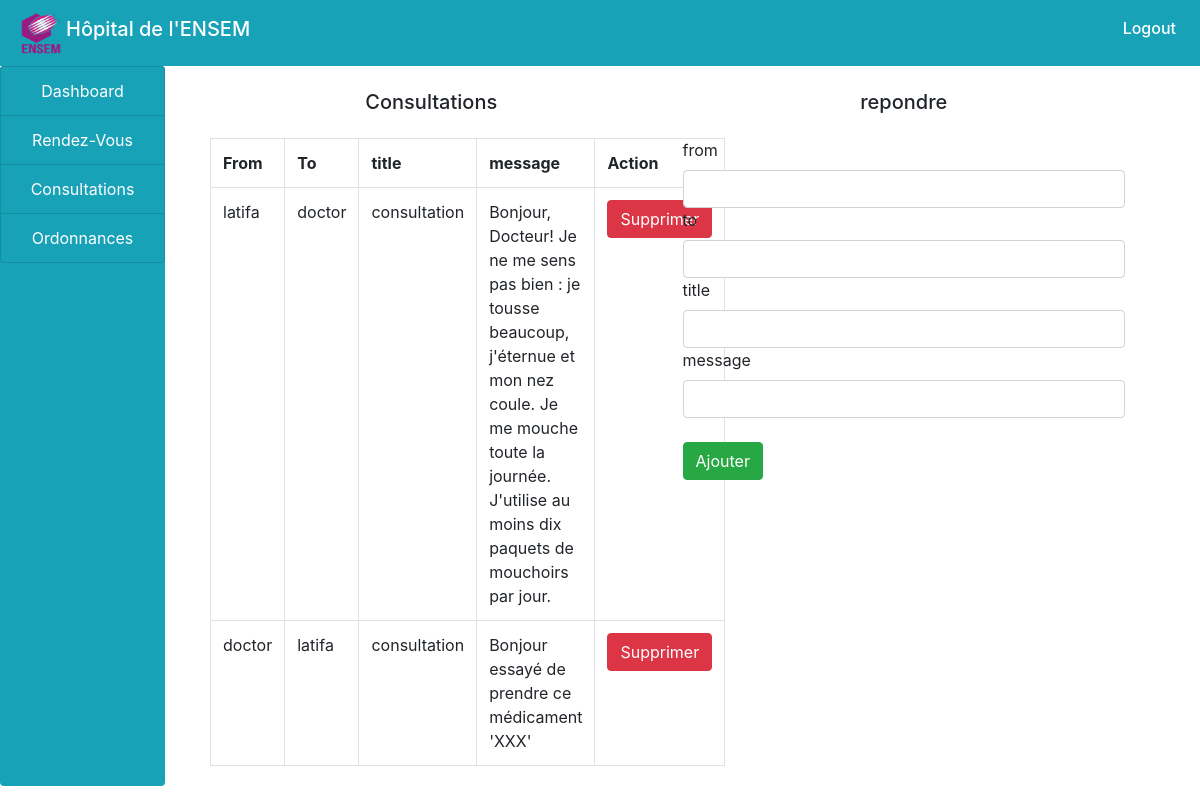
/Cabinet_Médical/patient/message.php, run on the app's committed database.
### tables this page shows
CREATE TABLE `consultation` (
  `ID` int(11) NOT NULL AUTO_INCREMENT,
  `username` varchar(50) NOT NULL,
  `title` varchar(50) NOT NULL,
  `message` varchar(200) NOT NULL,
  `date_send` varchar(100) NOT NULL,
  `profile` varchar(100) NOT NULL,
  `from` varchar(100) NOT NULL,
  `to` varchar(100) NOT NULL,
  PRIMARY KEY (`ID`)
);

### Cabinet_Médical/patient/message.php (the view, shortened to what this page needs)
<!doctype html>
<html >
<head>
</head>
<body>
  <?php
  include("../include/header.php");
  include("../include/connection.php");
  ?>
  <div class="container-fluid">
  <div class="col-md-12">
  <div class="row">
  <div class="col-md-2" style="margin-left: -30px;">
  <?php
  include("sidenav.php");
  ?>
  </div>
  <div class="col-md-10">
  <div class="col-md-12">
  <div class="row">
  <div class="col-md-6">
  <h5 class="text-center my-4">Consultations</h5>
  <?php
  $query="SELECT * FROM consultation WHERE title ='consultation'";
  $res=mysqli_query($connect,$query);
  $output="
    <table class='table  table-bordered'>
    <tr>
    <th>From</th>
    <th>To</th>
    <th>title</th>
    <th>message</th>
    <th style='width:10%;'>Action</th>
    </tr>
    ";
  while($row=mysqli_fetch_array($res)){
    $ID=$row['ID'];
    $from=$row['from'];
    $to=$row['to'];
    $title=$row['title'];
    $message=$row['message'];
    $output .="
    <tr>
    <td>$from</td>
    <td>$to</td>
    <td>$title</td>
    <td>$message</td>
    <td>
    <a href='message.php?ID=$ID'><button ID='$ID' class='btn btn-danger remove'>Supprimer</button></a>
    </td>
    ";
  }
  $output .="
  </tr>
  </table>
";
    echo $output;
  ?>
  </div>
  <div class="col-md-6">
  <h5 class="text-center my-4">repondre</h5>
  <form method="post" enctype="multipart/form-data">
  <div class="from-group">
  <label>from</label>
  <input type="text" name="from" class="form-control" autocomplete="off">
  </div>
  <div class="from-group">
  <label>to</label>
  <input type="text" name="to" class="form-control" >
  </div>
  <div class="from-group">
  <label>title</label>
  <input type="text" name="title" class="form-control" autocomplete="off">
  </div>
  <div class="from-group">
  <label>message</label>
  <input type="text" name="message" class="form-control" >
  </div>
  <br>
  <input type="submit" name="add" value="Ajouter" class="btn btn-success">
  </form>
  </div>
  </div>
</body>
</html>

### data on the page
consultation: from "latifa", to "doctor", title "consultation", message "Bonjour, Docteur! Je ne me sens pas bien : je tousse beaucoup, j'éternue et mon nez coule. Je me mouche toute la journée. J'utilise au moins dix paquets de mouchoirs par jour."
consultation: from "doctor", to "latifa", title "consultation", message "Bonjour essayé de prendre ce médicament 'XXX'"
